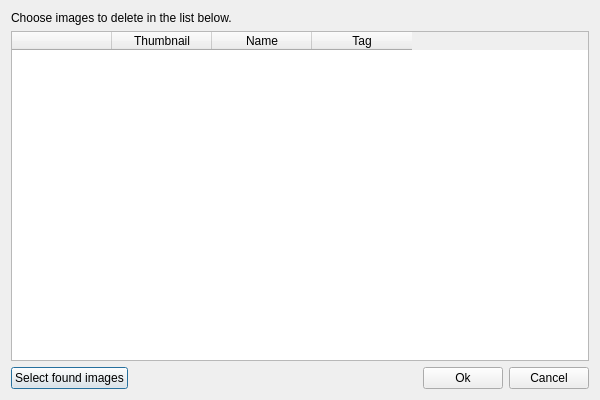
<?xml version="1.0" encoding="UTF-8"?>
<ui version="4.0">
 <class>BlacklistFix2</class>
 <widget class="QDialog" name="BlacklistFix2">
  <property name="geometry">
   <rect>
    <x>0</x>
    <y>0</y>
    <width>600</width>
    <height>400</height>
   </rect>
  </property>
  <property name="windowTitle">
   <string>Blacklist fixer</string>
  </property>
  <property name="windowIcon">
   <iconset resource="../../../resources.qrc">
    <normaloff>:/images/icon.ico</normaloff>:/images/icon.ico</iconset>
  </property>
  <layout class="QVBoxLayout" name="verticalLayout">
   <item>
    <widget class="QLabel" name="label">
     <property name="text">
      <string>Choose images to delete in the list below.</string>
     </property>
    </widget>
   </item>
   <item>
    <widget class="QTableWidget" name="tableWidget">
     <property name="editTriggers">
      <set>QAbstractItemView::NoEditTriggers</set>
     </property>
     <property name="showDropIndicator" stdset="0">
      <bool>false</bool>
     </property>
     <attribute name="horizontalHeaderHighlightSections">
      <bool>false</bool>
     </attribute>
     <attribute name="verticalHeaderDefaultSectionSize">
      <number>50</number>
     </attribute>
     <attribute name="verticalHeaderHighlightSections">
      <bool>false</bool>
     </attribute>
     <column>
      <property name="text">
       <string/>
      </property>
     </column>
     <column>
      <property name="text">
       <string>Thumbnail</string>
      </property>
     </column>
     <column>
      <property name="text">
       <string>Name</string>
      </property>
     </column>
     <column>
      <property name="text">
       <string>Tag</string>
      </property>
     </column>
    </widget>
   </item>
   <item>
    <layout class="QHBoxLayout" name="horizontalLayout_4">
     <item>
      <widget class="QPushButton" name="buttonSelectBlacklisted">
       <property name="text">
        <string>Select found images</string>
       </property>
      </widget>
     </item>
     <item>
      <spacer name="horizontalSpacer">
       <property name="orientation">
        <enum>Qt::Horizontal</enum>
       </property>
       <property name="sizeHint" stdset="0">
        <size>
         <width>40</width>
         <height>20</height>
        </size>
       </property>
      </spacer>
     </item>
     <item>
      <widget class="QPushButton" name="buttonOk">
       <property name="text">
        <string>Ok</string>
       </property>
      </widget>
     </item>
     <item>
      <widget class="QPushButton" name="buttonCancel">
       <property name="text">
        <string>Cancel</string>
       </property>
      </widget>
     </item>
    </layout>
   </item>
  </layout>
 </widget>
 <resources>
  <include location="../../../resources.qrc"/>
  <include location="../../../resources.qrc"/>
  <include location="../../../resources.qrc"/>
 </resources>
 <connections/>
</ui>
